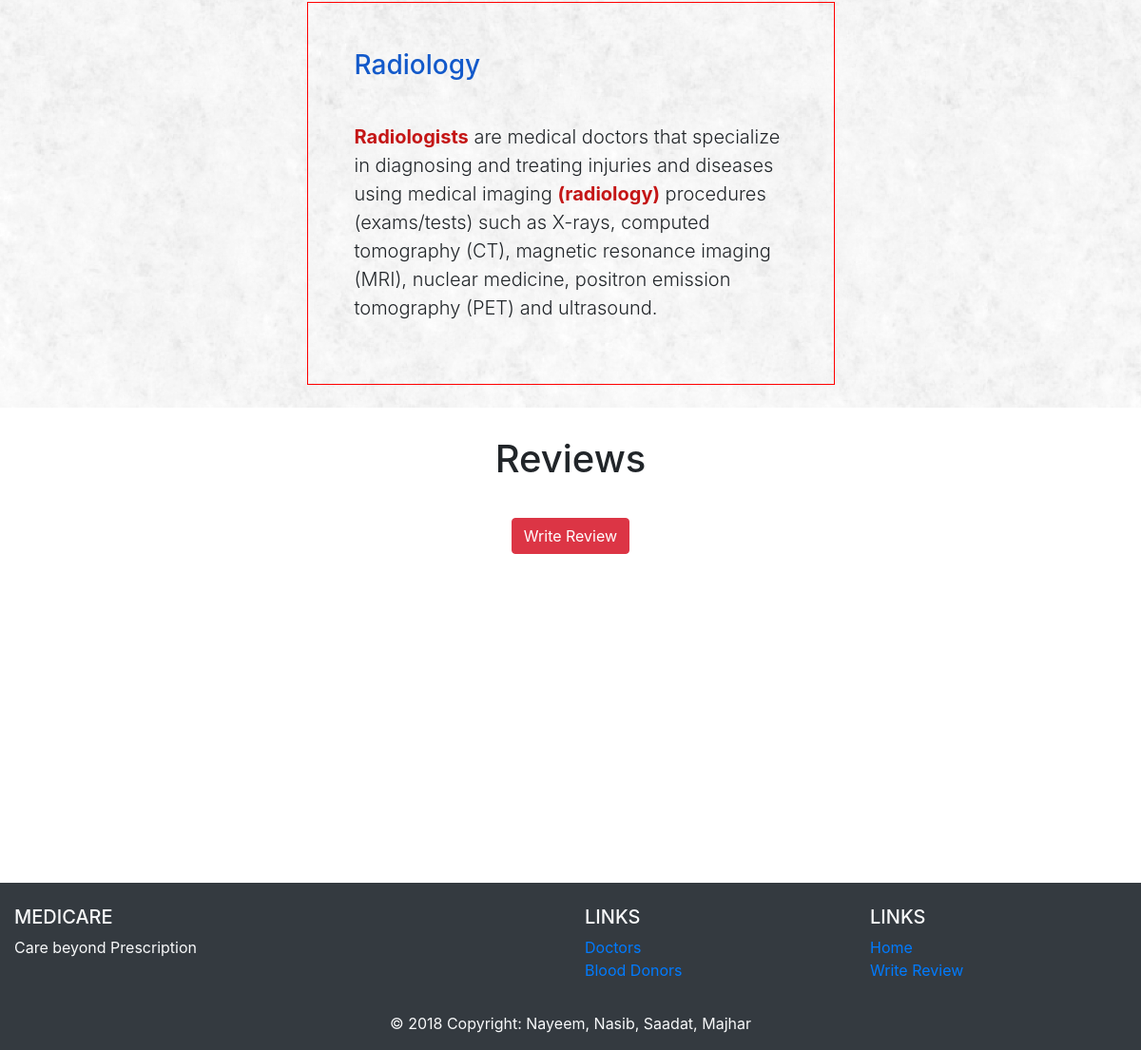
Before: / (lower part) with the older database file.
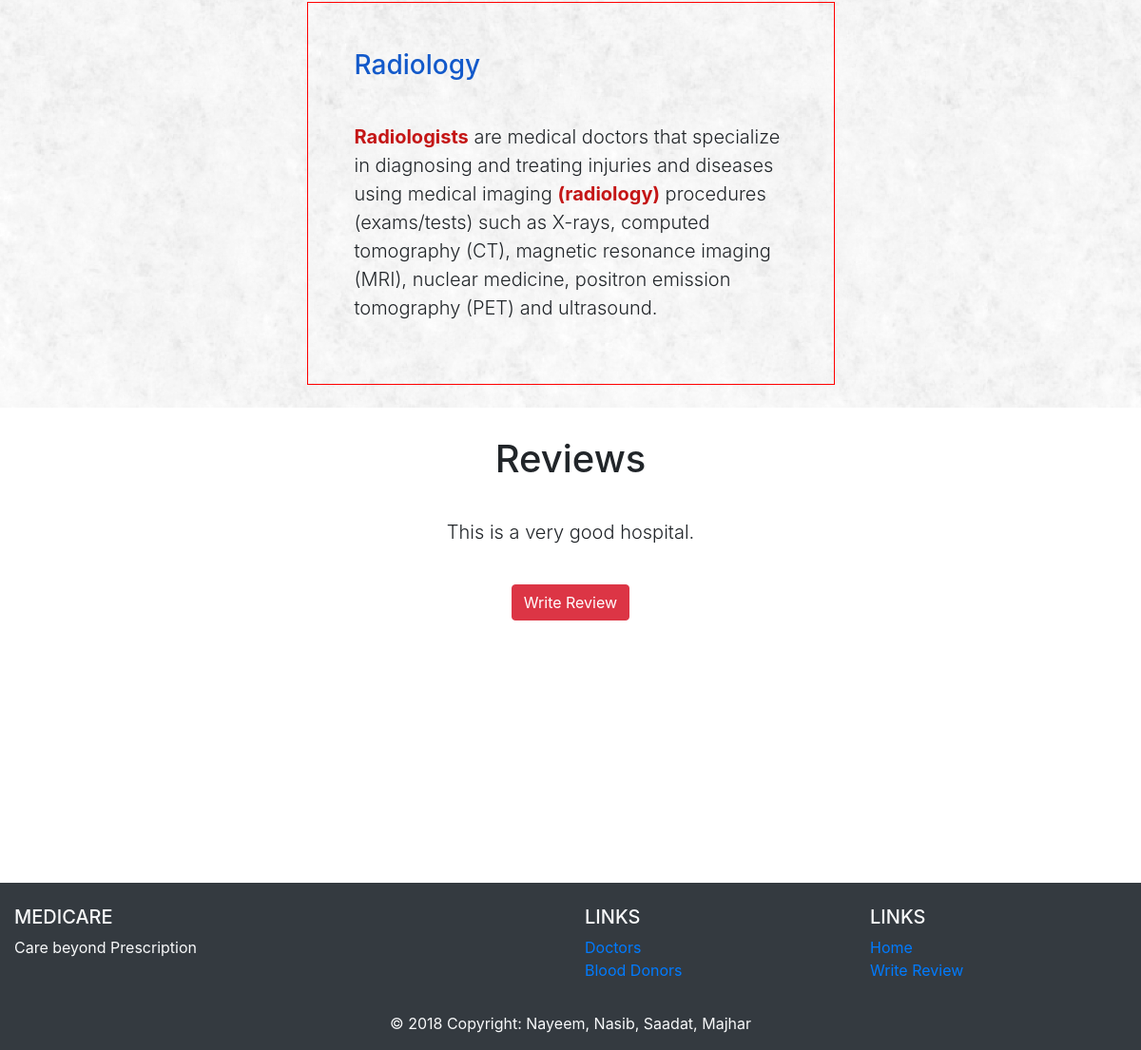
After: the same page with the newer database file.
### tables this page shows
CREATE TABLE `reviews` (
  `id` int(50) NOT NULL,
  `name` varchar(255) NOT NULL,
  `email` varchar(255) NOT NULL,
  `review` varchar(255) NOT NULL
);

### index.php (the view, shortened to what this page needs)
<!DOCTYPE html>
<html lang="en">
<head>
  <link rel="stylesheet" href="css/all.min.css" />
  <link rel="stylesheet" href="css/bootstrap.min.css" />
  <link rel="stylesheet" href="css/owl.carousel.css" />
  <link rel="stylesheet" href="css/owl.theme.default.min.css" />
  <link rel="stylesheet" href="css/index.css" />
  <link rel="stylesheet" href="css/index1Res.css" />
</head>
<body>
    <?php require 'logo.inc.php' ?>
  <section class="service">
    <div class="container">
      <div class="row service-row">
        <div class="col-md-12">
          <div class="service__contents owl-carousel">
            <div class="service__contents-1">
              <h3>Radiology</h3>
              <p class="lead">
                <span>Radiologists</span> are medical doctors that specialize
                in diagnosing and treating injuries and diseases using medical
                imaging
                <span>(radiology)</span>
                procedures (exams/tests) such as X-rays, computed tomography
                (CT), magnetic resonance imaging (MRI), nuclear medicine,
                positron emission tomography (PET) and ultrasound.
              </p>
            </div>
          </div>
        </div>
      </div>
    </div>
  </section>
  <section class="reviews">
    <div class="container">
      <div class="row service-row">
        <div class="col-md-12 text-center">
          <div class="service__header">
            <h2>Reviews</h2>
          </div>
          <?php
          $sql = "SELECT * FROM reviews";
          $result = mysqli_query($conn, $sql);
          ?>
          <div class="service__contents owl-carousel">
            <?php while ($row = mysqli_fetch_assoc($result)) { ?>
            <div class=".review__contents-1 ">
              <p class="lead">
                <?php echo $row['review']; ?>
              </p>
            </div>
            <?php } ?>
          </div>
          <a href="reviewForm.php" class="btn btn-danger">Write Review</a>
        </div>
      </div>
    </div>
  </section>
  <?php include 'includes/footer.inc.php'; ?>
</body>
</html>

Changed rows visible on the page:
added reviews: review "This is a very good hospital."
